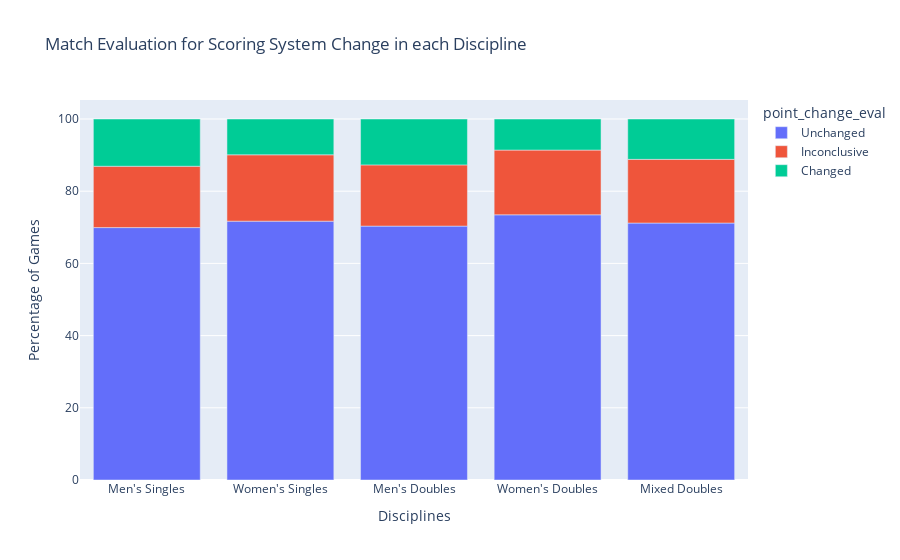

The cell this chart's notebook holds for it:
### Code cell
plot_stacked_bar(df=badminton_data,by='discipline',pct=True,
                 chart_title="Match Evaluation for Scoring System Change in each Discipline")

### Figure 1 — Plotly figure (JSON) as saved in the notebook; plotly's stock layout.template omitted (floating-point values rounded to 4 significant figures)
{"data": [{"alignmentgroup": "True", "hovertemplate": "point_change_eval=Unchanged<br>Disciplines=%{x}<br>Percentage of Games=%{y}<extra></extra>", "legendgroup": "Unchanged", "marker": {"color": "#636efa", "pattern": {"shape": ""}}, "name": "Unchanged", "offsetgroup": "Unchanged", "orientation": "v", "showlegend": true, "textposition": "auto", "type": "bar", "x": ["Men's Singles", "Women's Singles", "Men's Doubles", "Women's Doubles", "Mixed Doubles"], "xaxis": "x", "y": [69.92, 71.7, 70.33, 73.46, 71.18], "yaxis": "y"}, {"alignmentgroup": "True", "hovertemplate": "point_change_eval=Inconclusive<br>Disciplines=%{x}<br>Percentage of Games=%{y}<extra></extra>", "legendgroup": "Inconclusive", "marker": {"color": "#EF553B", "pattern": {"shape": ""}}, "name": "Inconclusive", "offsetgroup": "Inconclusive", "orientation": "v", "showlegend": true, "textposition": "auto", "type": "bar", "x": ["Men's Singles", "Women's Singles", "Men's Doubles", "Women's Doubles", "Mixed Doubles"], "xaxis": "x", "y": [16.99, 18.38, 16.96, 17.93, 17.64], "yaxis": "y"}, {"alignmentgroup": "True", "hovertemplate": "point_change_eval=Changed<br>Disciplines=%{x}<br>Percentage of Games=%{y}<extra></extra>", "legendgroup": "Changed", "marker": {"color": "#00cc96", "pattern": {"shape": ""}}, "name": "Changed", "offsetgroup": "Changed", "orientation": "v", "showlegend": true, "textposition": "auto", "type": "bar", "x": ["Men's Singles", "Women's Singles", "Men's Doubles", "Women's Doubles", "Mixed Doubles"], "xaxis": "x", "y": [13.09, 9.92, 12.71, 8.6, 11.18], "yaxis": "y"}], "layout": {"barmode": "relative", "legend": {"title": {"text": "point_change_eval"}, "tracegroupgap": 0}, "title": {"text": "Match Evaluation for Scoring System Change in each Discipline"}, "xaxis": {"anchor": "y", "domain": [0, 1], "title": {"text": "Disciplines"}}, "yaxis": {"anchor": "x", "domain": [0, 1], "title": {"text": "Percentage of Games"}}}}
